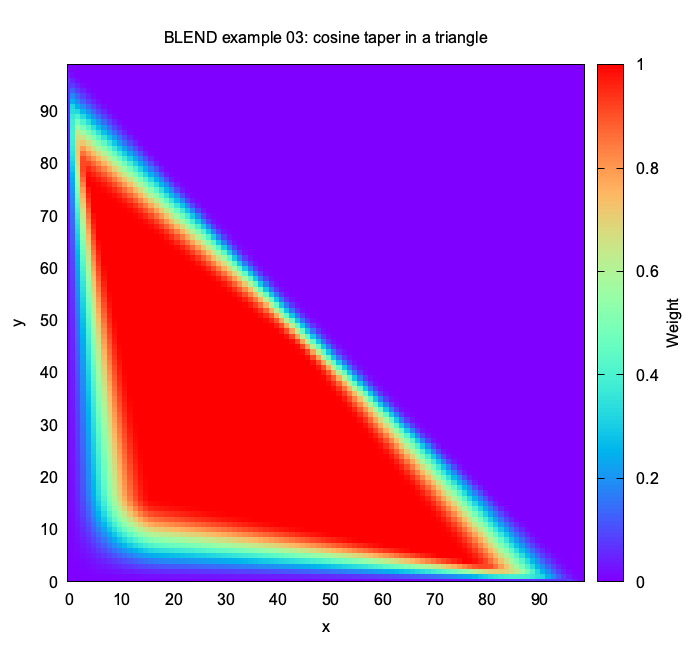

This figure's gnuplot source:
set terminal pngcairo size 700,650 enhanced font "Arial,12"
set output "ex03.png"

set title "BLEND example 03: cosine taper in a triangle"
set xlabel "x"
set ylabel "y"
set size ratio -1
set xrange [0:99]
set yrange [0:99]
set cbrange [0:1]
set cblabel "Weight"
set palette rgb 33,13,10

plot "ex03.txt" using 1:2:3 with image title ""
